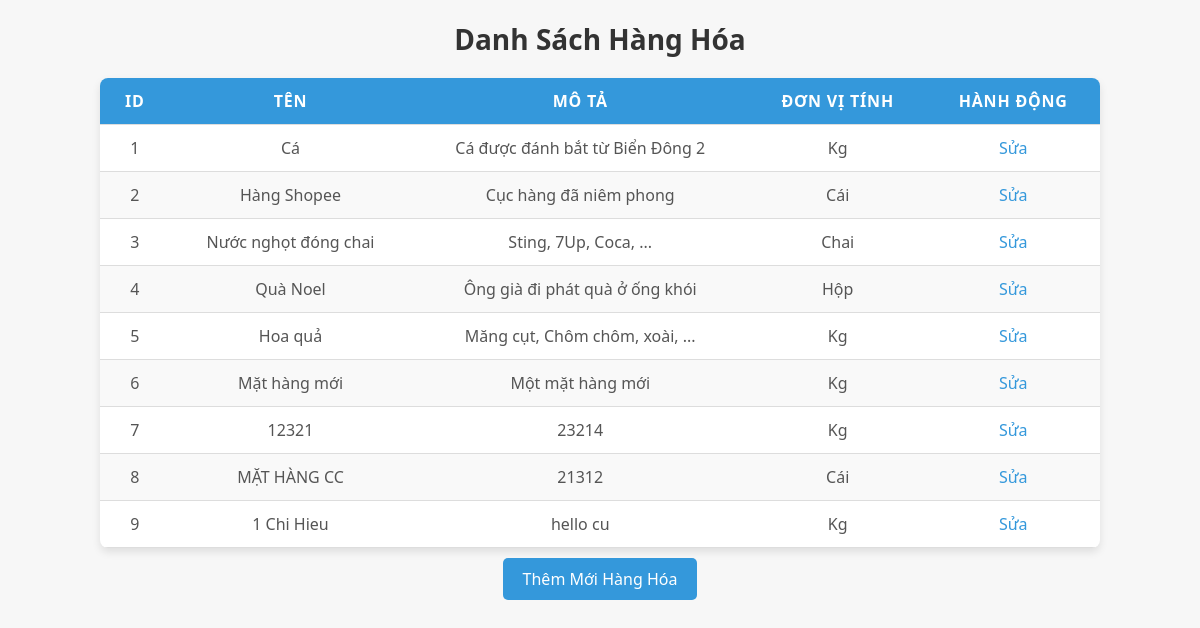
Page /dshanghoa/ on the committed database.
### qlkhohang/models.py (models this page shows, shortened)
class HangHoa(models.Model):
    ten = models.CharField(max_length=200, null=False)
    mota = models.TextField(blank=True, null=True)
    class DonViTinh(models.TextChoices):
        KG = 'Kg', 'Kg'
        CAI = 'Cái', 'Cái'
        CHAI = 'Chai', 'Chai'
        HOP = 'Hộp', 'Hộp'
    don_vi_tinh = models.CharField(max_length=4, choices=DonViTinh.choices, null=False)
    kho = models.ManyToManyField(Kho, through='KhoHangHoa', related_name='hanghoa')

### qlkhohang/views.py (the view)
# urls.py: path('dshanghoa/', views.danh_sach_hanghoa, name='dshanghoa'),  # Giả sử bạn có trang này
def danh_sach_hanghoa(request):
    hanghoa_list = HangHoa.objects.all()
    return render(request, 'dshanghoa.html', {'hanghoa_list': hanghoa_list})

### qlkhohang/templates/dshanghoa.html (shortened to what this page needs)
{% load static %}
<!DOCTYPE html>
<html lang="vi">
<head>
    <link rel="stylesheet" type="text/css" href="{% static 'qlkhohang/css/dshanghoa.css' %}">
</head>
<body>
    <h1>Danh Sách Hàng Hóa</h1>
    <table>
        <thead>
            <tr>
                <th>ID</th>
                <th>Tên</th>
                <th>Mô Tả</th>
                <th>Đơn Vị Tính</th>
                <th>Hành động</th>
            </tr>
        </thead>
        <tbody>
            {% for hanghoa in hanghoa_list %}
            <tr>
                <td>{{ hanghoa.id }}</td>
                <td>{{ hanghoa.ten }}</td>
                <td>{{ hanghoa.mota }}</td>
                <td>{{ hanghoa.don_vi_tinh }}</td>
                <td>
                    <a href="{% url 'sua_hanghoa' id_hanghoa=hanghoa.id %}">Sửa</a>
                </td>
            </tr>
            {% endfor %}
        </tbody>
    </table>
    <p><a href="{% url 'them_hanghoa' %}">Thêm Mới Hàng Hóa</a></p>
</body>
</html>

### qlkhohang/static/qlkhohang/css/dshanghoa.css (style rules this page uses)
body { font-family: 'Segoe UI', Tahoma, Geneva, Verdana, sans-serif; background-color: #f7f7f7; margin: 20px; color: #555; }
h1 { text-align: center; color: #333; margin-bottom: 20px; font-size: 28px; }
table { width: 100%; max-width: 1000px; margin: 0 auto; border-collapse: collapse; box-shadow: 0 4px 8px rgba(0, 0, 0, 0.1); background-color: #fff; border-radius: 8px; overflow: hidden; }
th, td { border-bottom: 1px solid #ddd; padding: 12px 20px; text-align: center; }
th { background-color: #3498db; color: #fff; font-weight: bold; text-transform: uppercase; letter-spacing: 0.05em; }
tr:nth-child(even) { background-color: #f9f9f9; }
a { color: #3498db; text-decoration: none; }
p { text-align: center; margin-top: 20px; }
p a { background-color: #3498db; color: white; padding: 10px 20px; text-decoration: none; font-size: 16px; border-radius: 5px; transition: background-color 0.3s ease, transform 0.2s ease; }

### rows in the picture
HangHoa: id "1", ten "Cá", mota "Cá được đánh bắt từ Biển Đông 2", don_vi_tinh "Kg"
HangHoa: id "2", ten "Hàng Shopee", mota "Cục hàng đã niêm phong", don_vi_tinh "Cái"
HangHoa: id "3", ten "Nước nghọt đóng chai", mota "Sting, 7Up, Coca, ...", don_vi_tinh "Chai"
HangHoa: id "4", ten "Quà Noel", mota "Ông già đi phát quà ở ống khói", don_vi_tinh "Hộp"
HangHoa: id "5", ten "Hoa quả", mota "Măng cụt, Chôm chôm, xoài, ...", don_vi_tinh "Kg"
HangHoa: id "6", ten "Mặt hàng mới", mota "Một mặt hàng mới", don_vi_tinh "Kg"
HangHoa: id "7", ten "12321", mota "23214", don_vi_tinh "Kg"
HangHoa: id "8", ten "MẶT HÀNG CC", mota "21312", don_vi_tinh "Cái"
HangHoa: id "9", ten "1 Chi Hieu", mota "hello cu", don_vi_tinh "Kg"
